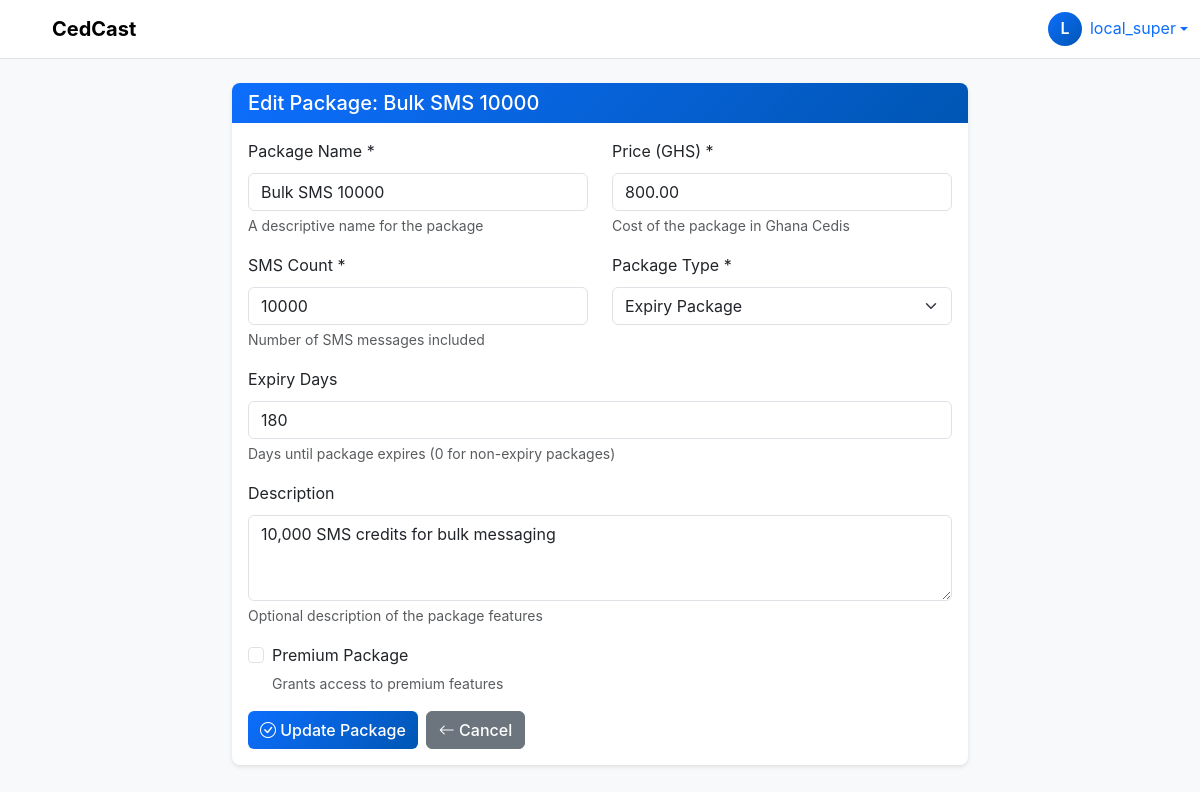
The app's page /super/packages/10/edit/ (signed in) with its own data.
### core/models.py (models this page shows, shortened)
class User(AbstractUser):
	SUPER_ADMIN = "super_admin"
	SCHOOL_ADMIN = "school_admin"
	ORG_ADMIN = "org_admin"
	ROLE_CHOICES = [
		(SUPER_ADMIN, "Super Admin"),
		(SCHOOL_ADMIN, "School Admin"),
		(ORG_ADMIN, "Organization Admin"),
	]
	role = models.CharField(max_length=20, choices=ROLE_CHOICES)
	school = models.ForeignKey(School, on_delete=models.CASCADE, null=True, blank=True)
	organization = models.ForeignKey('Organization', on_delete=models.CASCADE, null=True, blank=True)

class Package(models.Model):
	PACKAGE_TYPE_CHOICES = [
		('expiry', 'Expiry Package'),
		('non_expiry', 'Non-Expiry Package'),
	]
	name = models.CharField(max_length=100)
	description = models.TextField(blank=True, null=True)
	price = models.DecimalField(max_digits=10, decimal_places=2)
	sms_count = models.PositiveIntegerField(help_text="Number of SMS included in the package")
	expiry_days = models.PositiveIntegerField(default=0, help_text="Days until package expires (0 for non-expiry)")
	package_type = models.CharField(max_length=20, choices=PACKAGE_TYPE_CHOICES)
	is_premium = models.BooleanField(default=False, help_text="Grants premium features")
	is_active = models.BooleanField(default=True)
	created_at = models.DateTimeField(auto_now_add=True)
	class Meta:
		ordering = ['price']

### core/views.py (the view, shortened to what this page needs)
# urls.py: path('super/packages/<int:package_id>/edit/', views.edit_package_view, name='edit_package'),
@login_required
@user_passes_test(lambda u: u.is_superuser)
def edit_package_view(request, package_id):
    try:
        package = Package.objects.get(id=package_id)
    except Package.DoesNotExist:
        return redirect('super_packages')
    message = None
    context = {
        'package': package,
        'message': message,
        'package_types': Package.PACKAGE_TYPE_CHOICES,
    }
    return render(request, 'edit_package.html', context)

### core/templates/edit_package.html (shortened to what this page needs)
{% extends 'base.html' %}
{% load static %}
{% block content %}
<nav class="navbar navbar-expand-lg navbar-light bg-white border-bottom">
  <div class="container-fluid">
    <a class="navbar-brand d-flex align-items-center" href="{% url 'dashboard' %}">
      <img src="{% static 'images/cedcast_logo.png' %}" alt="CedCast" style="height:32px; margin-right:8px;" onerror="this.style.display='none'">
      <span class="fw-bold">CedCast</span>
    </a>
    <div class="d-flex align-items-center gap-3">
      <div class="dropdown">
        <a class="d-flex align-items-center text-decoration-none dropdown-toggle" id="userMenu" data-bs-toggle="dropdown" aria-expanded="false" href="#">
          <div class="avatar rounded-circle bg-secondary text-white d-inline-flex align-items-center justify-content-center" style="width:34px; height:34px;">{{ request.user.username|slice:":1"|upper }}</div>
          <span class="ms-2 d-none d-sm-inline">{{ request.user.username }}</span>
        </a>
      </div>
    </div>
  </div>
</nav>
<div class="container py-4">
    <div class="row justify-content-center">
        <div class="col-lg-8">
            <div class="card">
                <div class="card-header">
                    <h5 class="mb-0">Edit Package: {{ package.name }}</h5>
                </div>
                <div class="card-body">
                    <form method="post">
                        <div class="row mb-3">
                            <div class="col-md-6">
                                <label for="name" class="form-label">Package Name *</label>
                                <input type="text" class="form-control" id="name" name="name" value="{{ package.name }}" required>
                                <div class="form-text">A descriptive name for the package</div>
                            </div>
                            <div class="col-md-6">
                                <label for="price" class="form-label">Price (GHS) *</label>
                                <input type="number" class="form-control" id="price" name="price" value="{{ package.price }}" step="0.01" min="0" required>
                                <div class="form-text">Cost of the package in Ghana Cedis</div>
                            </div>
                        </div>
                        <div class="row mb-3">
                            <div class="col-md-6">
                                <label for="sms_count" class="form-label">SMS Count *</label>
                                <input type="number" class="form-control" id="sms_count" name="sms_count" value="{{ package.sms_count }}" min="1" required>
                                <div class="form-text">Number of SMS messages included</div>
                            </div>
                            <div class="col-md-6">
                                <label for="package_type" class="form-label">Package Type *</label>
                                <select class="form-select" id="package_type" name="package_type" required>
                                    {% for value, label in package_types %}
                                    <option value="{{ value }}" {% if package.package_type == value %}selected{% endif %}>{{ label }}</option>
                                    {% endfor %}
                                </select>
                            </div>
                        </div>
                        <div class="mb-3" id="expiry_days_group">
                            <label for="expiry_days" class="form-label">Expiry Days</label>
                            <input type="number" class="form-control" id="expiry_days" name="expiry_days" value="{{ package.expiry_days }}" min="0">
                            <div class="form-text">Days until package expires (0 for non-expiry packages)</div>
                        </div>
                        <div class="mb-3">
                            <label for="description" class="form-label">Description</label>
                            <textarea class="form-control" id="description" name="description" rows="3">{{ package.description }}</textarea>
                            <div class="form-text">Optional description of the package features</div>
                        </div>
                        <div class="mb-3">
                            <div class="form-check">
                                <input class="form-check-input" type="checkbox" id="is_premium" name="is_premium" {% if package.is_premium %}checked{% endif %}>
                                <label class="form-check-label" for="is_premium">
                                    Premium Package
                                </label>
                                <div class="form-text">Grants access to premium features</div>
                            </div>
                        </div>
                        <div class="d-flex gap-2">
                            <button type="submit" class="btn btn-primary">
                                <i class="bi bi-check-circle"></i> Update Package
                            </button>
                            <a href="{% url 'super_packages' %}" class="btn btn-secondary">
                                <i class="bi bi-arrow-left"></i> Cancel
                            </a>
                        </div>
                    </form>
                </div>
            </div>
        </div>
    </div>
</div>
{% endblock %}

### static/css/style.css (style rules this page uses)
:root { --primary-color: #0d6efd; --secondary-color: #6c757d; --success-color: #198754; --warning-color: #ffc107; --danger-color: #dc3545; --info-color: #0dcaf0; --light-bg: #f8f9fa; --dark-text: #212529; --border-radius: 8px; --shadow: 0 2px 4px rgba(0,0,0,0.1); --shadow-lg: 0 4px 12px rgba(0,0,0,0.15); }
body { font-family: 'Inter', -apple-system, BlinkMacSystemFont, 'Segoe UI', Roboto, sans-serif; background-color: var(--light-bg); color: var(--dark-text); line-height: 1.6; }
.navbar-brand { font-weight: 700; font-size: 1.25rem; }
.navbar-brand img { filter: brightness(0) invert(1); }
.card { border: none; border-radius: var(--border-radius); box-shadow: var(--shadow); transition: all 0.3s ease; }
.card-header { background: linear-gradient(135deg, var(--primary-color), #0056b3); color: white; border-radius: var(--border-radius) var(--border-radius) 0 0 !important; border: none; font-weight: 600; }
.btn { border-radius: 6px; font-weight: 500; transition: all 0.2s ease; }
.btn-primary { background: linear-gradient(135deg, var(--primary-color), #0056b3); border: none; }
.form-control, .form-select { border-radius: 6px; border: 1px solid #dee2e6; transition: all 0.2s ease; }
.avatar { background: linear-gradient(135deg, var(--primary-color), #0056b3); color: white; font-weight: 600; }

### records on screen
User: user.username "L", user.username "local_super"
Package: name "Bulk SMS 10000", price "800.00", sms_count "10000", package_type "Expiry Package", expiry_days "180", description "10,000 SMS credits for bulk messaging"
